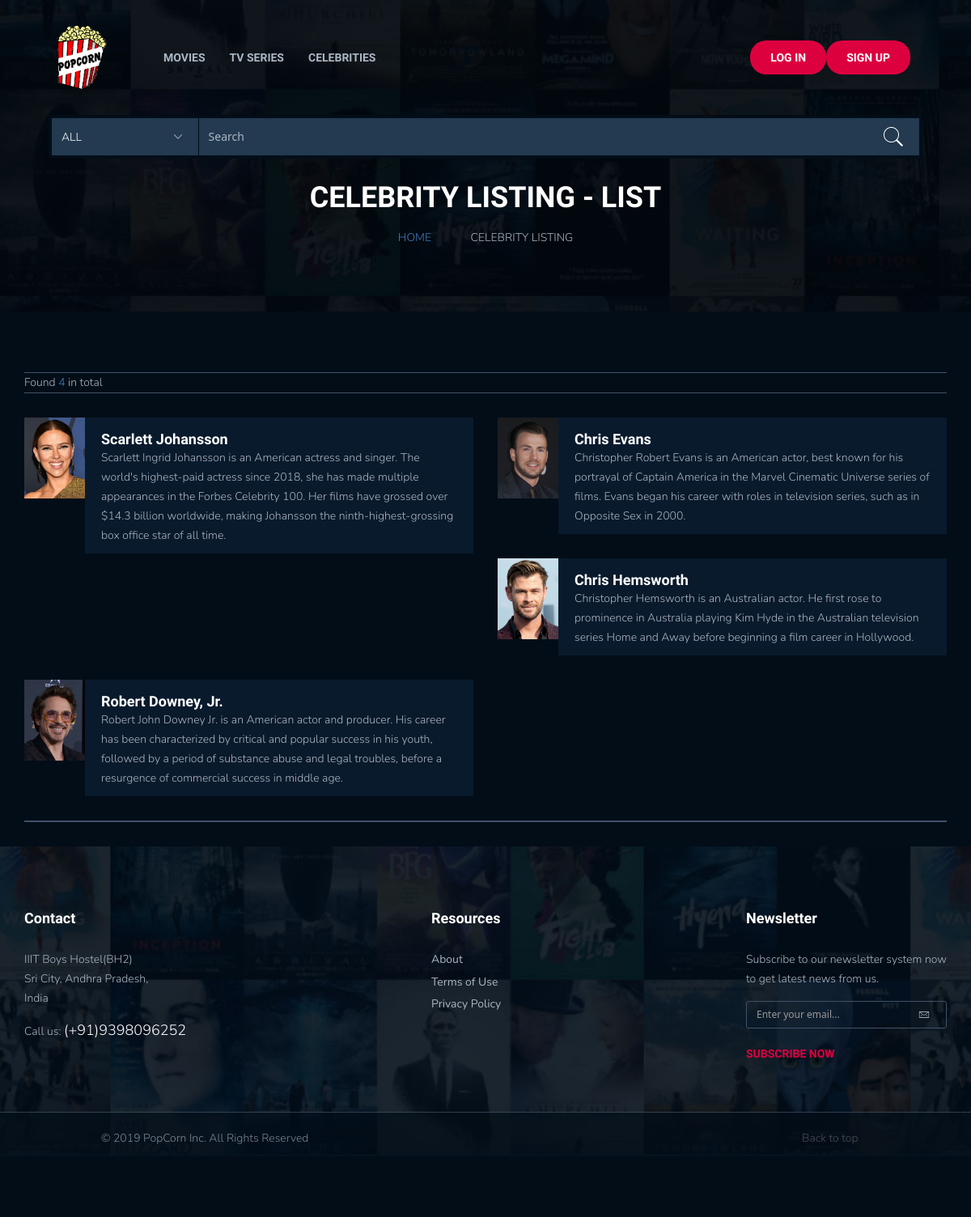
Screenshot of /celebs/top_rated/ with the database file from the repository.
### Celebrities/models.py (models this page shows, shortened)
class Celebrity(models.Model):
    Name = models.CharField(max_length=200)
    Dob = models.DateField()
    About = models.TextField(max_length=2000)
    Image = models.ImageField(upload_to='Celebrity', null=True, blank=True)
    Nationality = models.CharField(max_length=200)

### Celebrities/views.py (the view)
# urls.py: path('<str:filter>/', views.celeb, name='celeb'),
def celeb(request, filter):
    with connection.cursor() as cur:
        query_celebrities = "SELECT DISTINCT * " \
                            "FROM Celebrities_celebrity"
        cur.execute(query_celebrities)
        celebrities = cur.fetchall()
        count = len(celebrities)
        context = {
            "count": count,
            "celebs": celebrities,
            'searchform': SearchForm(),
        }
        print(celebrities)
        return render(request, 'html/cleblist.html', context)

### Movie/form.py
class SearchForm(forms.Form):
    search = forms.CharField(max_length=100,widget=forms.TextInput(attrs={'placeholder': 'Search'}))
    CHOICES = (
        ('0', 'ALL'),
        ('1', 'MOVIES'),
        ('2', 'TV SHOWS'),
        ('3', 'CELEBRITIES'),
    )
    select = forms.ChoiceField(widget=forms.Select, choices=CHOICES)

### templates/html/cleblist.html (shortened to what this page needs)
{% extends 'html/base.html' %}
{% load static %}
{% block body %}
    {% block head %}
        <link rel="stylesheet" href="{% static 'css/dropdown.css' %}">
    {% endblock %}
    <div class="hero common-hero">
        <div class="container">
            <div class="row">
                <div class="col-md-12">
                    <div class="hero-ct">
                        <h1>celebrity listing - list</h1>
                        <ul class="breadcumb">
                            <li class="active"><a href="#">Home</a></li>
                            <li><span class="ion-ios-arrow-right"></span> celebrity listing</li>
                        </ul>
                    </div>
                </div>
            </div>
        </div>
    </div>
    <div class="page-single">
        <div class="container">
            <div class="row ipad-width2">
                <div class="col-md-12 col-sm-12 col-xs-12">
                    <div class="topbar-filter">
                        <p class="pad-change">Found <span>{{ count }}</span> in total</p>
                    </div>
                    <div class="row">
                        {% for i in celebs %}
                            <div class="col-md-6">
                                <div class="ceb-item-style-2">
                                    <img src="/Media/{{ i.4 }}" alt="" style="height:100px;">
                                    <div class="ceb-infor">
                                        <h2><a href="{% url 'Celebrities:single_celeb' i.0 %}">{{ i.1 }}</a></h2>
                                        <p>{{ i.3 }}</p>
                                    </div>
                                </div>
                            </div>
                        {% endfor %}
                    </div>
                    <div class="topbar-filter">
                    </div>
                </div>
            </div>
        </div>
{% endblock %}

### templates/html/base.html (shortened to what this page needs)
<!DOCTYPE html>
{% load static %}
<html lang="en" class="no-js">
<head>
    <link rel="stylesheet" href="{% static 'css/plugins.css' %}">
    <link rel="stylesheet" href="{% static 'css/style.css' %}">
    {% block head %}
    {% endblock %}
</head>
<body>
<header class="ht-header">
    <div style="margin-left: 5%;margin-right: 5%;">
        <nav class="navbar navbar-default navbar-custom">
            <div class="navbar-header logo">
                <a href="{% url 'Movie:home' %}"><img class="logo" src="{% static 'images/logo1.png' %}" alt=""
                                                      width="89"
                                                      height="18"></a>
            </div>
            <div class="collapse navbar-collapse flex-parent" id="bs-example-navbar-collapse-1">
                <ul class="nav navbar-nav flex-child-menu menu-left">
                    <li><a class="btn btn-default" href="{% url 'Movie:movielist' 'top_rated' '1' %}">Movies</a></li>
                    <li><a class="btn btn-default" href="{% url 'Movie:tvseries' 'top_rated' %}">TV Series</a></li>
                    <li><a class="btn btn-default" href="{% url 'Celebrities:celeb' 'top_rated' %}">Celebrities</a></li>
                </ul>
                <ul class="nav navbar-nav flex-child-menu menu-right">
                    {% if user.is_authenticated %}
                        <li class="dropdown first">
                            <a class="btn btn-default dropdown-toggle lv1" data-toggle="dropdown" data-hover="dropdown">
                                {{ user.username }}<i class="fa fa-angle-down" aria-hidden="true"></i>
                            </a>
                            <ul class="dropdown-menu level1">
                                <li><a href="{% url 'registration:favorites' %}">Favourites </a></li>
                                <li><a href="{% url 'registration:watchlist' %}">Watchlist</a></li>
                                <li><a href="{% url 'registration:rated' %}">Your Ratings</a></li>
                                <li><a href="{% url 'registration:recommend' %}">Recommendations</a></li>
                                <li><a href="{% url 'registration:profile' %}">Profile</a></li>
                            </ul>
                        </li>
                        <li class="btn"><a href="{% url 'logout' %}">LOG Out</a></li>
                    {% else %}
                        <li class="btn"><a href="{% url 'login' %}">LOG In</a></li>
                        <li class="btn"><a href="{% url 'registration:register' %}">sign up</a></li>
                    {% endif %}
                </ul>
            </div>
        </nav>
        <form method='post' action="{% url 'Movie:search' %}">
            <div class="top-search">
                {{ searchform.select }}
                {{ searchform.search }}
            </div>
        </form>
    </div>
</header>
{% block body %}
{% endblock %}
<footer class="ht-footer">
    <div class="container">
        <div class="flex-parent-ft">
            <div class="flex-child-ft item1">
                <h4>Contact</h4>
                <p>IIIT Boys Hostel(BH2)<br>
                    Sri City, Andhra Pradesh,<br>
                    India
                </p>
                <p>Call us: <a href="#">(+91)9398096252</a></p>
            </div>
            <div class="flex-child-ft item2">
                <h4>Resources</h4>
                <ul>
                    <li><a href="#">About</a></li>
                    <li><a href="#">Terms of Use</a></li>
                    <li><a href="#">Privacy Policy</a></li>
                </ul>
            </div>
            <div class="flex-child-ft item5">
                <h4>Newsletter</h4>
                <p>Subscribe to our newsletter system now <br> to get latest news from us.</p>
                <form action="#">
                    <input type="text" placeholder="Enter your email...">
                </form>
                <a href="#" class="btn">Subscribe now <i class="ion-ios-arrow-forward"></i></a>
            </div>
        </div>
    </div>
    <div class="ft-copyright">
        <div class="ft-left">
            <p>© 2019 PopCorn Inc. All Rights Reserved</p>
        </div>
        <div class="backtotop">
            <p><a href="#" id="back-to-top">Back to top <i class="ion-ios-arrow-thin-up"></i></a></p>
        </div>
    </div>
</footer>
</body>
</html>

### rows the page displays
Celebrity: shows a picture, Name "Scarlett Johansson", About "Scarlett Ingrid Johansson is an American actress and singer. The world's highest-paid actress since 2018, she has made multiple appearances in the Forbes Celebrity 100. Her films have grossed over $14.3 billion worldwide, making Johansson the ninth-highest-grossing box office star of all time."
Celebrity: shows a picture, Name "Chris Evans", About "Christopher Robert Evans is an American actor, best known for his portrayal of Captain America in the Marvel Cinematic Universe series of films. Evans began his career with roles in television series, such as in Opposite Sex in 2000."
Celebrity: shows a picture, Name "Chris Hemsworth", About "Christopher Hemsworth is an Australian actor. He first rose to prominence in Australia playing Kim Hyde in the Australian television series Home and Away before beginning a film career in Hollywood."
Celebrity: shows a picture, Name "Robert Downey, Jr.", About "Robert John Downey Jr. is an American actor and producer. His career has been characterized by critical and popular success in his youth, followed by a period of substance abuse and legal troubles, before a resurgence of commercial success in middle age."

### other values shown
{{ count }} "4"
